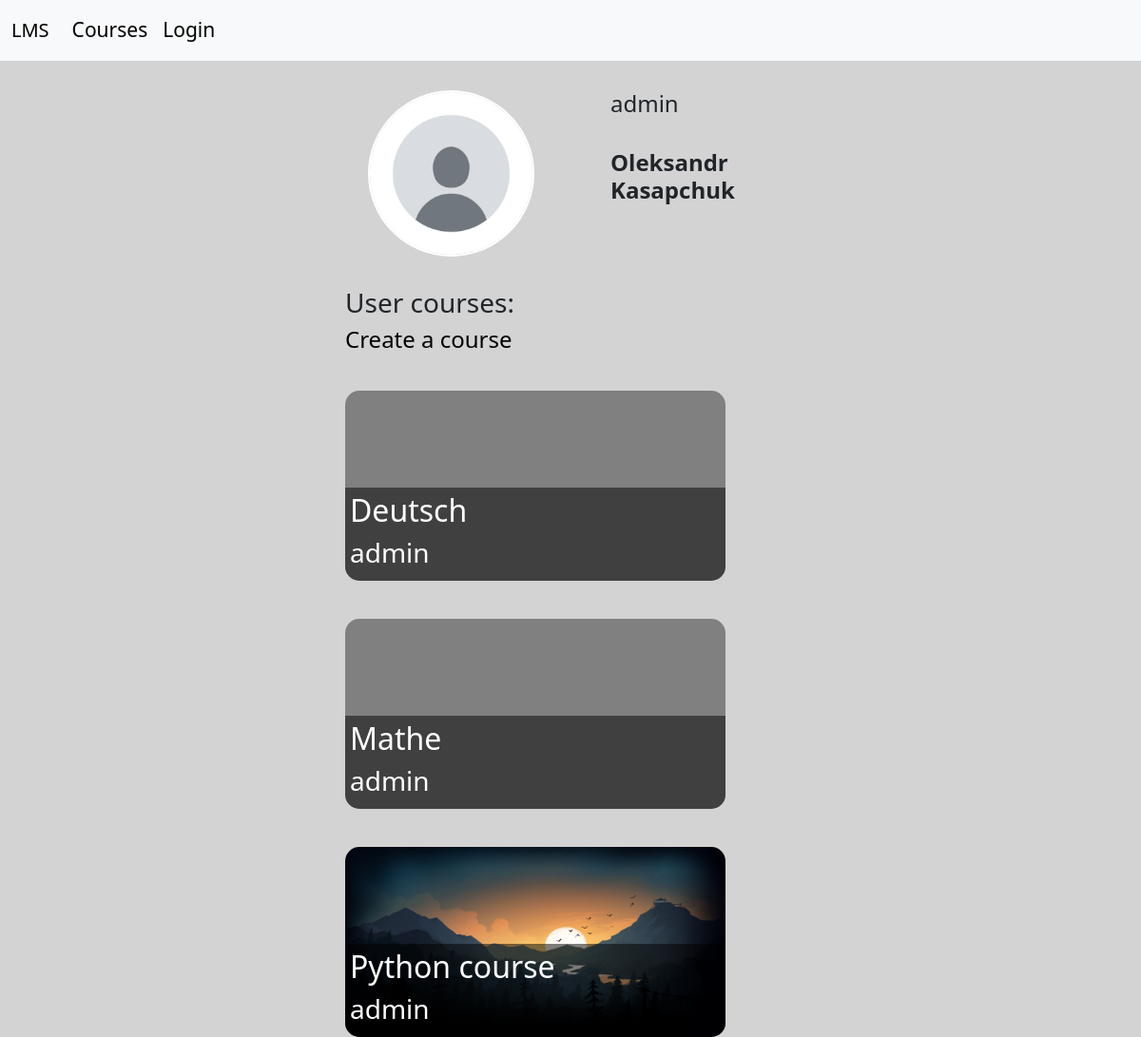
The app's page /user-info/1, older data.
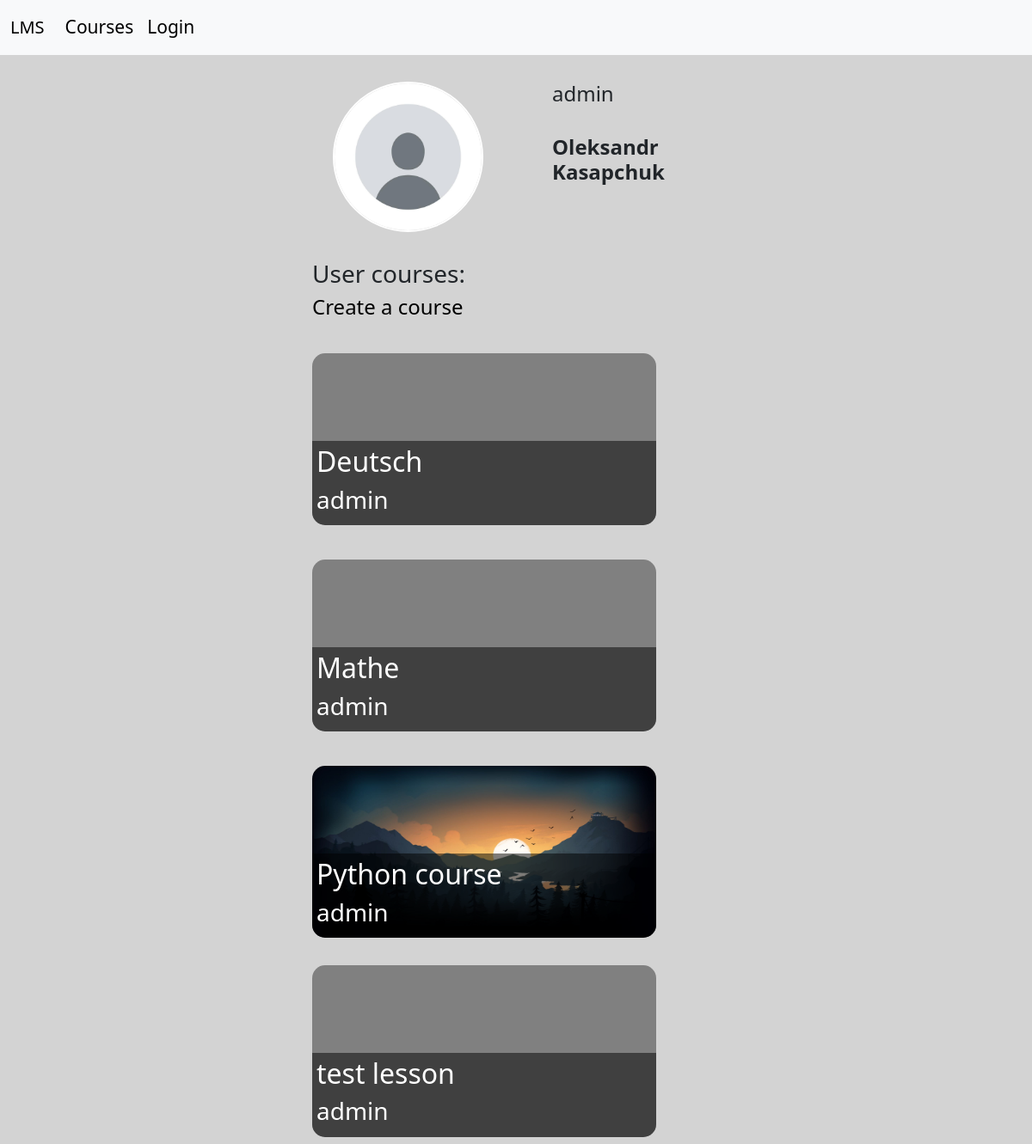
The same page, newer data.
### course_system/models.py (models this page shows, shortened)
class Course(models.Model):
	name = models.CharField(max_length=100)
	user = models.ForeignKey(CustomUser, on_delete=models.CASCADE)
	cover = models.ImageField(upload_to="course_media", null=True,blank=True)

### auth_system/models.py (models this page shows)
class CustomUser(AbstractUser):
	bio = models.TextField(null=True, blank=True)
	avatar = models.ImageField(upload_to="avatars",default="../static/images/default_avatar.jpg", null=True, blank=True)
	def __str__(self):
		return self.username

### auth_system/views.py (the view)
# urls.py: path("user-info/<int:pk>", auth_views.user_info, name="user-info"),
def user_info(request, pk):
    try:
        user = CustomUser.objects.get(id=pk)
        context = {
            'user': user,
            "courses": Course.objects.filter(user=user),
        }
        return render(request, 'auth_system/user_info.html', context=context)
    except CustomUser.DoesNotExist:
        return HttpResponse (
            "User doesn't exist!",
            status=404
        )

### templates/auth_system/user_info.html (shortened to what this page needs)
{% extends "base.html" %}
{% block content %}
<br>
<article class="row justify-content-center align-items-center">
    <section class="col-lg-6 col-md-8 col-12 px-5">
        <section class="d-flex gap3 ps-4 profile-header">
            <img src="{{ user.avatar.url }}" class="profile-avatar">
            <article class="d-flex flex-column gap">
                <article class="d-flex gap">
                    <a href="{% url 'user-info' user.pk %}" class="h4">{{user.username}}</a>
                </article>
                <h4><b>{{user.first_name}} {{user.last_name}}</b></h2>
            </article>
        </section>
        <br>
        <section>
            <h3>User courses:</h3>
            <h4><a href="{% url 'add-course' %}">Create a course</a></h4>
            {% for course in courses %}
                <br>
                <article class="course-container">
                    <a href="{% url 'course-info' course.pk %}" class="course-link pointer">
                        <div class="image-container">
                            {% if course.cover %}
                                <img src="{{ course.cover.url }}" class="course-cover">
                            {% else %}
                                <div class="course-cover box"></div>
                            {% endif %}
                            <div class="text-overlay">
                                <h2>{{ course.name }}</h2>
                                <h3>{{ course.user }}</h3>
                            </div>
                        </div>
                    </a>
                </article>
            {% endfor %}
        </section>
    </section>
</article>
{% endblock %}

Row changes from the older to the newer data that the page shows:
added Course: name "test lesson", user "admin"
